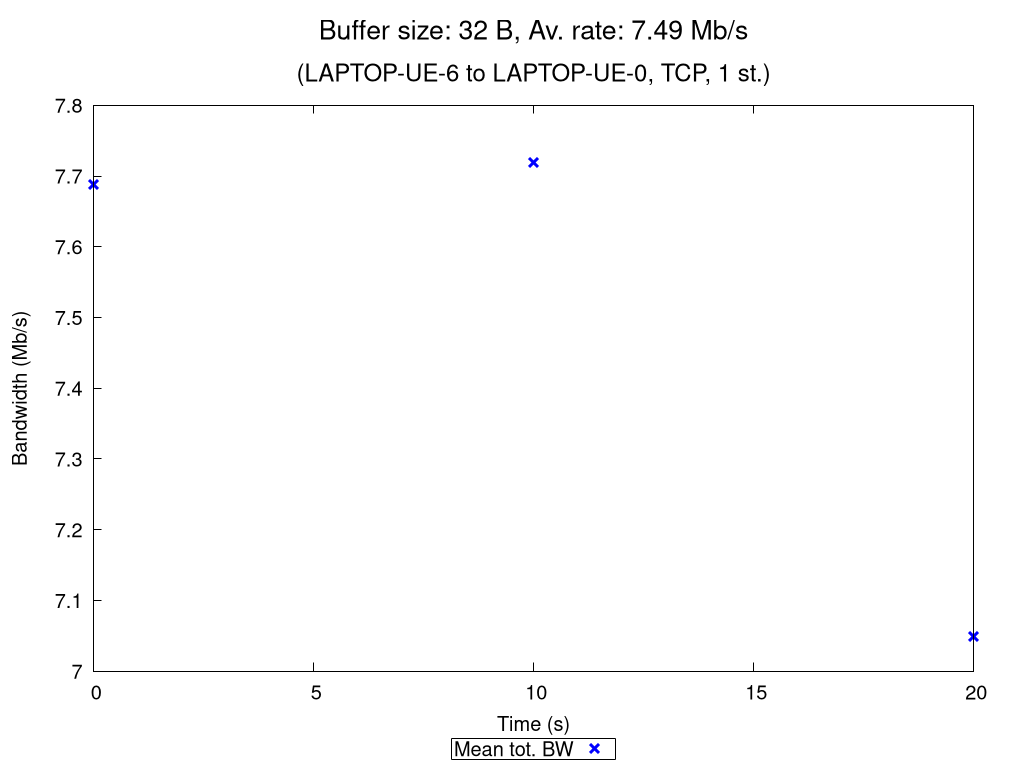

Reproduce this figure in gnuplot.
set terminal pngcairo nocrop enhanced size 1024,768 font "Verdana,15"
set output "TCP_1_st_2020_10_29_09-41-39_two2one_00032B.png"

set title "{/=20 Buffer size: 32 B, Av. rate: 7.49 Mb/s}\n\n{/=18 (LAPTOP-UE-6 to LAPTOP-UE-0, TCP, 1 st.)}"

set xlabel "Time (s)"
set ylabel "Bandwidth (Mb/s)"
set ytics nomirror
set key bmargin center horizontal box samplen 1 width -1
set bmargin 4.6
set rmargin 4.5

rf = 1000000.0  # rate factor
set style fill transparent solid 0.2 noborder
set autoscale xfix
plot "TCP_1_st_2020_10_29_09-41-39_two2one_00032B_iperf_processed.dat" using 1:($2/rf-$3/rf):($2/rf+$3/rf) with filledcurves lc rgb "blue" notitle, \
     "" using 1:($2/rf) with points pt 2 ps 1.5 lw 3 lc rgb "blue" title "Mean tot. BW", \
